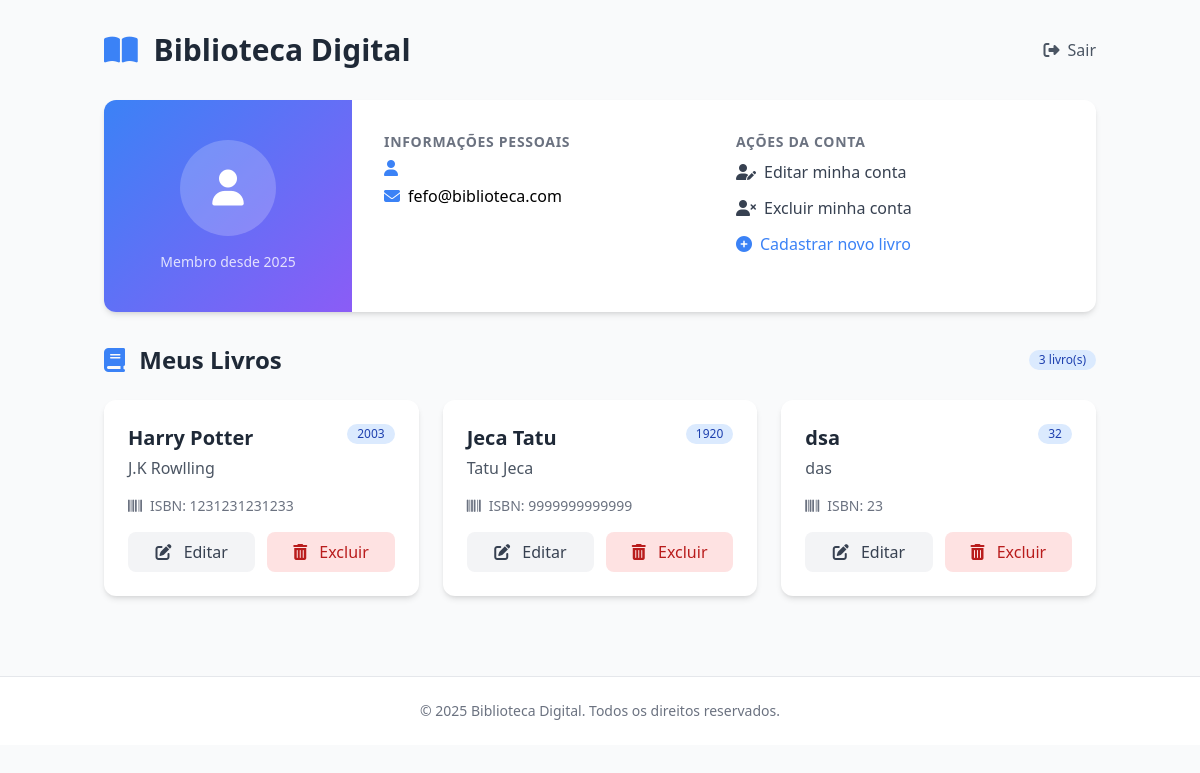
Before: /public/exibe-dados.php (signed in) with the older database file.
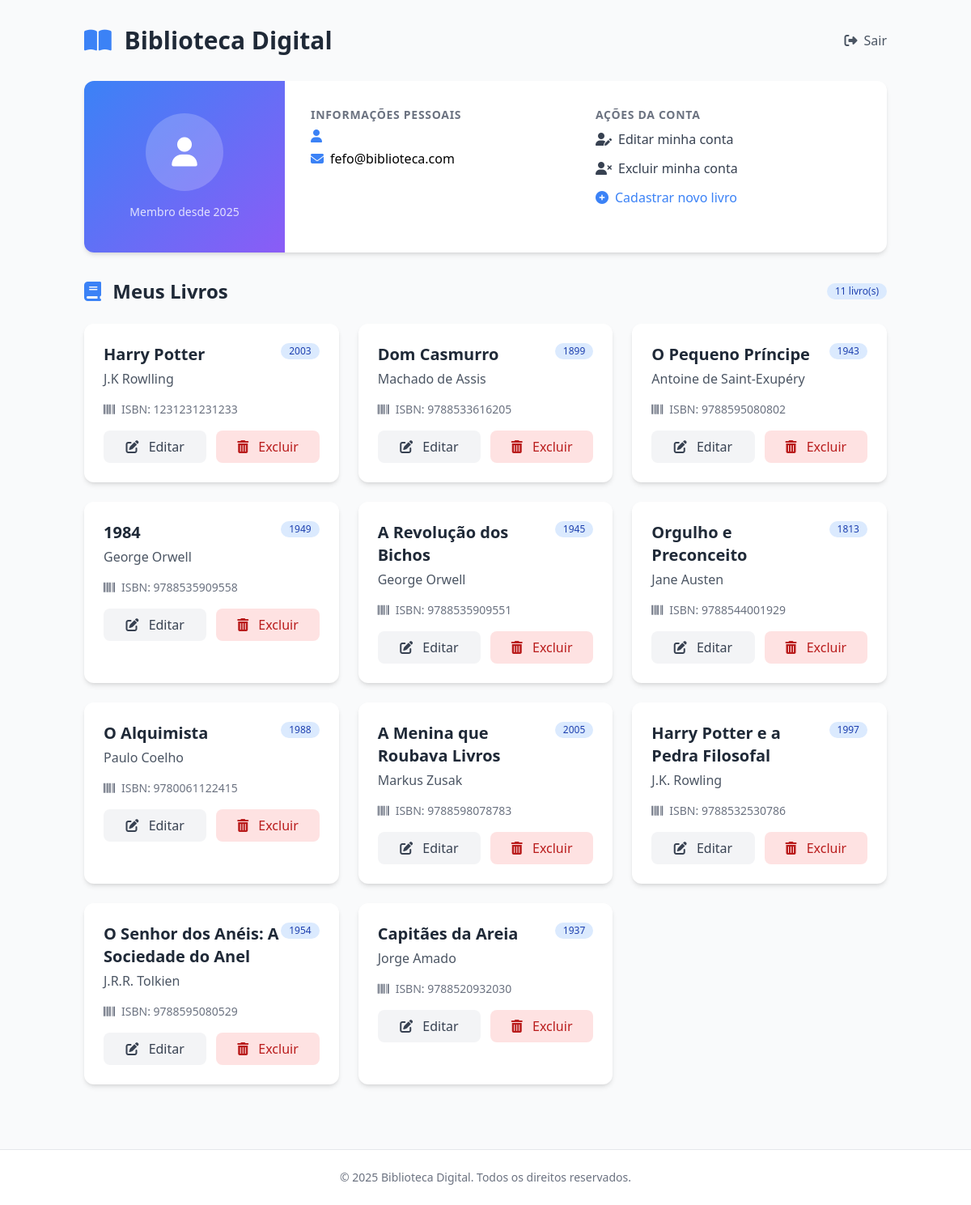
After: the same page with the newer database file.
### tables this page shows
CREATE TABLE `tbl_livros` (
  `id` int NOT NULL AUTO_INCREMENT,
  `titulo` varchar(100) NOT NULL,
  `autor` varchar(100) NOT NULL,
  `ano` int NOT NULL,
  `isbn` varchar(17) NOT NULL,
  PRIMARY KEY (`id`)
);

### models/Usuario.php (called while the page is built, shortened)
<?php
class Usuario {
    private $email;
    public function getEmail() { return $this->email; }
}
?>

### models/LivroRepository.php (called while the page is built, shortened)
<?php
require_once 'Livro.php';
require_once(__DIR__ . '/../config/Database.php');
class LivroRepository {
    private $conn;
    public function __construct() {
        $db = new Database();
        $this->conn = $db->getConnection();
    }
    public function listarTodos() {
        $stmt = $this->conn->prepare("SELECT * FROM tbl_livros");
        $stmt->execute();
        return $stmt->fetchAll(PDO::FETCH_CLASS, 'Livro');
    }
}
?>

### config/Database.php (called while the page is built, shortened)
<?php
class Database {
    private $host = 'localhost';
    private $db_name = 'biblioteca_db';
    private $username = 'root';
    private $password = 'root';
    public function getConnection() {
        $this->conn = null;
        try {
            $this->conn = new PDO(
                "mysql:host={$this->host};dbname={$this->db_name}",
                $this->username,
                $this->password
            );
            $this->conn->setAttribute(PDO::ATTR_ERRMODE, PDO::ERRMODE_EXCEPTION);
        } catch (PDOException $e) {
            die("Erro na conexão: " . $e->getMessage());
        }
        return $this->conn;
    }
}

### models/Livro.php (called while the page is built, shortened)
<?php
class Livro {
    private $id;
    private $titulo;
    private $autor;
    private $ano;
    private $isbn;
    public function getId() { return $this->id; }
    public function getTitulo() { return $this->titulo; }
    public function getAutor() { return $this->autor; }
    public function getAno() { return $this->ano; }
    public function getIsbn() { return $this->isbn; }
}
?>

### public/exibe-dados.php (the view, shortened to what this page needs)
<?php
require_once __DIR__ . '/../models/Usuario.php';
require_once __DIR__ . '/../models/LivroRepository.php';
$usuario = unserialize($_SESSION['usuario']);
$livroRepo = new LivroRepository();
$livros = $livroRepo->listarTodos();
?>
<!DOCTYPE html>
<html lang="pt-BR">
<head>
    <script src="https://cdn.tailwindcss.com"></script>
    <link rel="stylesheet" href="https://cdnjs.cloudflare.com/ajax/libs/font-awesome/6.4.0/css/all.min.css">
</head>
<body class="bg-gray-50 min-h-screen">
    <div class="container mx-auto px-4 py-8">
        <header class="flex justify-between items-center mb-8">
            <h1 class="text-3xl font-bold text-gray-800">
                <i class="fas fa-book-open mr-2 text-blue-500"></i> Biblioteca Digital
            </h1>
            <div class="flex items-center space-x-4">
                <a href="logout.php" class="flex items-center text-gray-600 hover:text-blue-500 transition-colors">
                    <i class="fas fa-sign-out-alt mr-2"></i>
                    <span class="hidden md:inline">Sair</span>
                </a>
            </div>
        </header>
        <div class="bg-white rounded-xl shadow-md overflow-hidden mb-8">
            <div class="md:flex">
                <div class="avatar-placeholder md:w-1/4 flex items-center justify-center p-8 text-white">
                    <div class="text-center">
                        <div class="w-24 h-24 rounded-full bg-white bg-opacity-20 flex items-center justify-center mx-auto mb-4">
                            <i class="fas fa-user text-4xl"></i>
                        </div>
                        <p class="text-sm opacity-80">Membro desde <?= date('Y') ?></p>
                    </div>
                </div>
                <div class="p-8 md:w-3/4">
                    <div class="grid grid-cols-1 md:grid-cols-2 gap-6 mb-6">
                        <div>
                            <h3 class="text-sm font-semibold text-gray-500 uppercase tracking-wider">Informações Pessoais</h3>
                            <div class="mt-2 space-y-2">
                                <p class="flex items-center">
                                    <i class="fas fa-user mr-2 text-blue-500"></i>
                                </p>
                                <p class="flex items-center">
                                    <i class="fas fa-envelope mr-2 text-blue-500"></i>
                                    <span class="font-medium"><?= htmlspecialchars($usuario->getEmail()); ?></span>
                                </p>
                            </div>
                        </div>
                        <div>
                            <h3 class="text-sm font-semibold text-gray-500 uppercase tracking-wider">Ações da Conta</h3>
                            <div class="mt-2 space-y-3">
                                <a href="editar-usuario.php" class="action-link flex items-center text-gray-700">
                                    <i class="fas fa-user-edit mr-2"></i> Editar minha conta
                                </a>
                                <a href="process/process_excluir_usuario.php" onclick="return confirm('Tem certeza que deseja excluir sua conta?');" class="action-link flex items-center text-gray-700">
                                    <i class="fas fa-user-times mr-2"></i> Excluir minha conta
                                </a>
                                <a href="cadastro-livro.php" class="action-link flex items-center text-blue-500 font-medium">
                                    <i class="fas fa-plus-circle mr-2"></i> Cadastrar novo livro
                                </a>
                            </div>
                        </div>
                    </div>
                </div>
            </div>
        </div>
        <div class="mb-6 flex justify-between items-center">
            <h2 class="text-2xl font-bold text-gray-800">
                <i class="fas fa-book mr-2 text-blue-500"></i> Meus Livros
            </h2>
            <span class="bg-blue-100 text-blue-800 text-xs font-medium px-2.5 py-0.5 rounded-full">
                <?= count($livros) ?> livro(s)
            </span>
        </div>
        <?php if (empty($livros)): ?>
            <div class="bg-white rounded-xl shadow-sm p-8 text-center">
                <i class="fas fa-book-open text-4xl text-gray-300 mb-4"></i>
                <h3 class="text-lg font-medium text-gray-700 mb-2">Nenhum livro cadastrado</h3>
                <p class="text-gray-500 mb-4">Você ainda não cadastrou nenhum livro em sua biblioteca.</p>
                <a href="cadastro-livro.php" class="inline-flex items-center px-4 py-2 bg-blue-500 text-white rounded-lg hover:bg-blue-600 transition-colors">
                    <i class="fas fa-plus mr-2"></i> Adicionar primeiro livro
                </a>
            </div>
        <?php else: ?>
            <div class="grid grid-cols-1 md:grid-cols-2 lg:grid-cols-3 gap-6">
                <?php foreach ($livros as $livro): ?>
                    <div class="book-card bg-white rounded-xl shadow-md overflow-hidden transition-all duration-300">
                        <div class="p-6">
                            <div class="flex justify-between items-start mb-4">
                                <div>
                                    <h3 class="text-xl font-bold text-gray-800 mb-1"><?= htmlspecialchars($livro->getTitulo()); ?></h3>
                                    <p class="text-gray-600"><?= htmlspecialchars($livro->getAutor()); ?></p>
                                </div>
                                <span class="bg-blue-100 text-blue-800 text-xs font-medium px-2.5 py-0.5 rounded-full">
                                    <?= htmlspecialchars($livro->getAno()); ?>
                                </span>
                            </div>
                            <div class="flex items-center text-sm text-gray-500 mb-4">
                                <i class="fas fa-barcode mr-2"></i>
                                <span>ISBN: <?= htmlspecialchars($livro->getIsbn()); ?></span>
                            </div>
                            <div class="flex space-x-3">
                                <a href="editar-livro.php?id=<?= $livro->getId(); ?>" class="flex-1 text-center py-2 px-4 bg-gray-100 text-gray-700 rounded-lg hover:bg-gray-200 transition-colors">
                                    <i class="fas fa-edit mr-2"></i> Editar
                                </a>
                                <a href="process/process_excluir_livro.php?id=<?= $livro->getId(); ?>" onclick="return confirm('Tem certeza que deseja excluir este livro?');" class="flex-1 text-center py-2 px-4 bg-red-100 text-red-700 rounded-lg hover:bg-red-200 transition-colors">
                                    <i class="fas fa-trash-alt mr-2"></i> Excluir
                                </a>
                            </div>
                        </div>
                    </div>
                <?php endforeach; ?>
            </div>
        <?php endif; ?>
    </div>
    <footer class="bg-white border-t border-gray-200 py-6 mt-12">
        <div class="container mx-auto px-4 text-center text-gray-500 text-sm">
            <p>© <?= date('Y') ?> Biblioteca Digital. Todos os direitos reservados.</p>
        </div>
    </footer>
</body>
</html>

### public/exibe-dados.php (style rules this page uses)
.action-link { transition: all 0.3s ease; }
.avatar-placeholder { background: linear-gradient(135deg, #3b82f6 0%, #8b5cf6 100%); }

Changed rows visible on the page:
removed tbl_livros: titulo "Jeca Tatu", autor "Tatu Jeca", ano "1920", isbn "9999999999999"
removed tbl_livros: titulo "dsa", autor "das", ano "32", isbn "23"
added tbl_livros: titulo "Dom Casmurro", autor "Machado de Assis", ano "1899", isbn "9788533616205"
added tbl_livros: titulo "O Pequeno Príncipe", autor "Antoine de Saint-Exupéry", ano "1943", isbn "9788595080802"
added tbl_livros: titulo "1984", autor "George Orwell", ano "1949", isbn "9788535909558"
added tbl_livros: titulo "A Revolução dos Bichos", autor "George Orwell", ano "1945", isbn "9788535909551"
added tbl_livros: titulo "Orgulho e Preconceito", autor "Jane Austen", ano "1813", isbn "9788544001929"
added tbl_livros: titulo "O Alquimista", autor "Paulo Coelho", ano "1988", isbn "9780061122415"
added tbl_livros: titulo "A Menina que Roubava Livros", autor "Markus Zusak", ano "2005", isbn "9788598078783"
added tbl_livros: titulo "Harry Potter e a Pedra Filosofal", autor "J.K. Rowling", ano "1997", isbn "9788532530786"
added tbl_livros: titulo "O Senhor dos Anéis: A Sociedade do Anel", autor "J.R.R. Tolkien", ano "1954", isbn "9788595080529"
added tbl_livros: titulo "Capitães da Areia", autor "Jorge Amado", ano "1937", isbn "9788520932030"
Other visible differences:
count($livros): "3" → "11"
